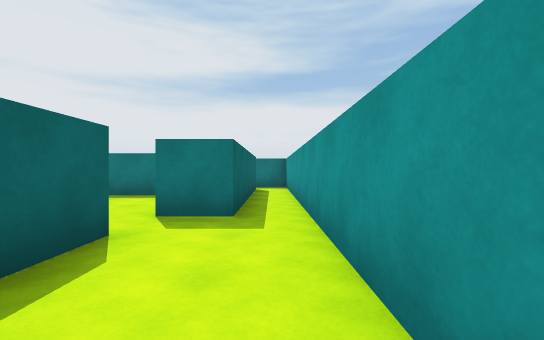
View 1 (above)

16 first-person views from a walk through a scene from a Unity 3-D project. The camera is 1.2 m above the floor, looks level and sees 90° across. The floor is counted in squares, 2 m on a side. Each view is taken from the middle of a square. On the plan, view 1 faces up. The plan holds only what a view shows up to about 9 squares ahead; the rest is blank.

View 2
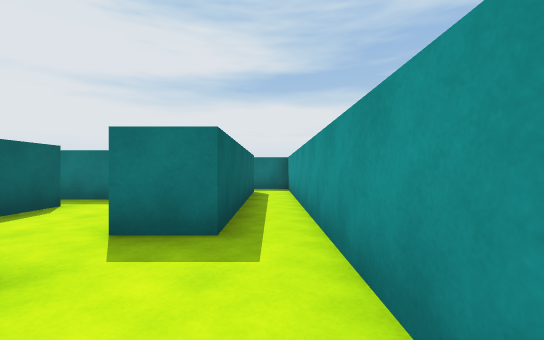

View 3
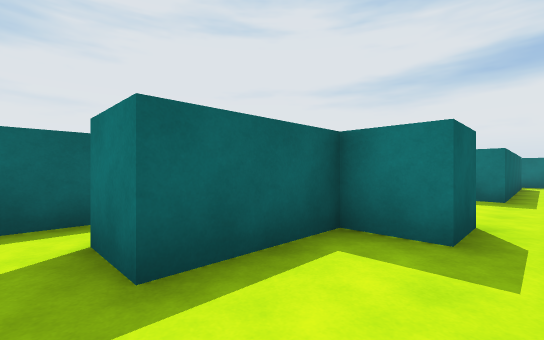

View 4
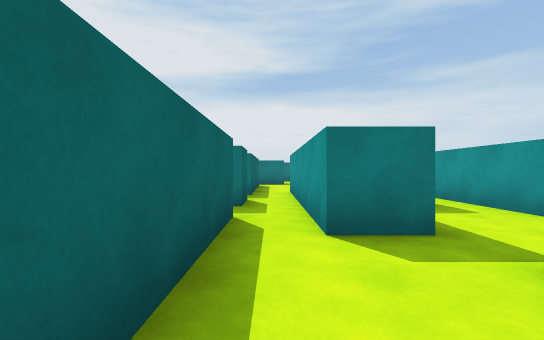

View 5
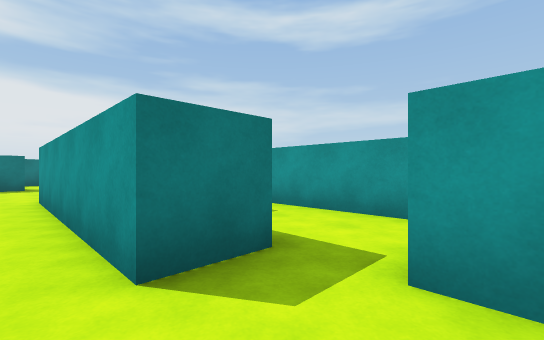

View 6
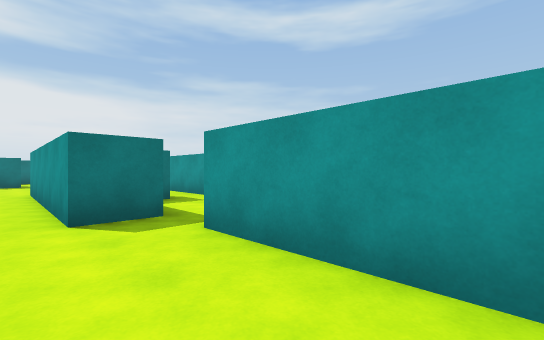

View 7
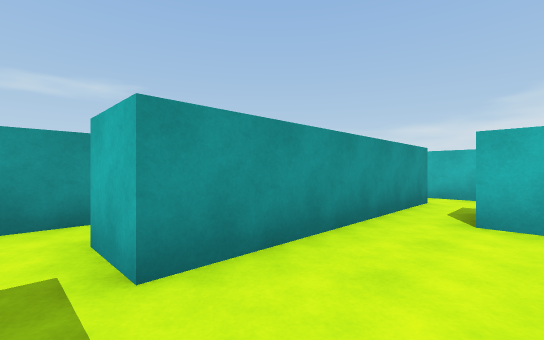

View 8
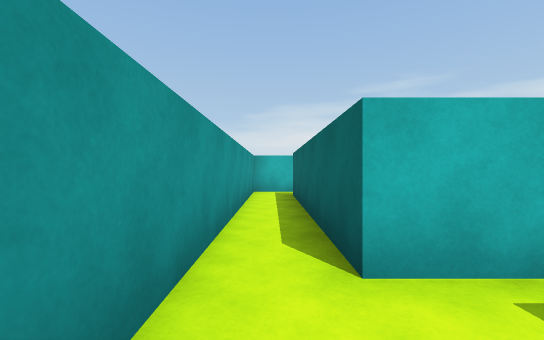

View 9
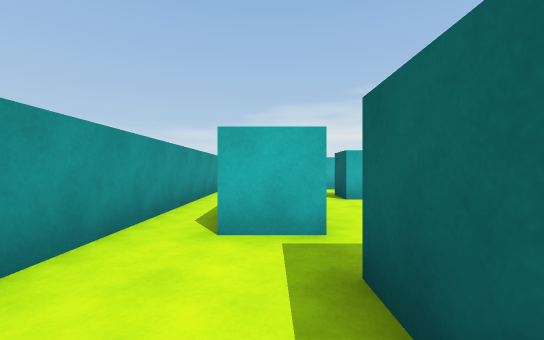

View 10
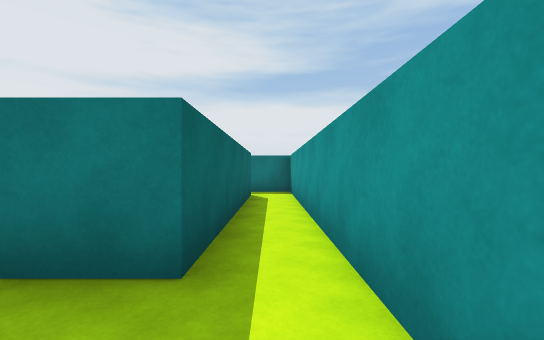

View 11
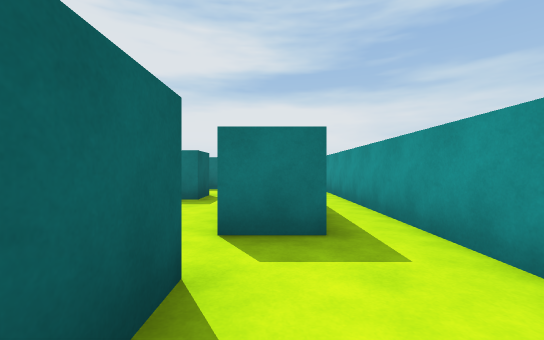

View 12
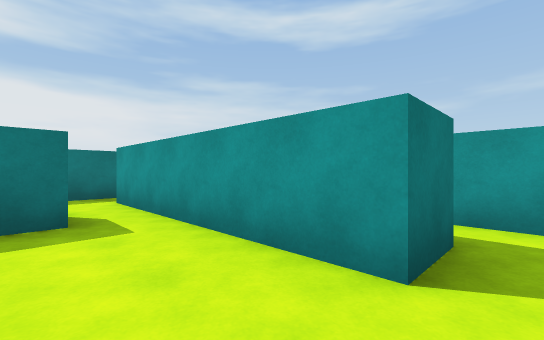

View 13
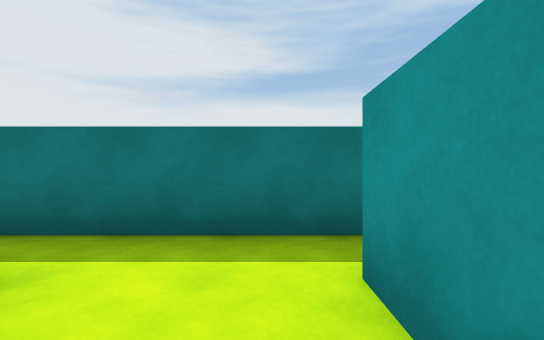

View 14
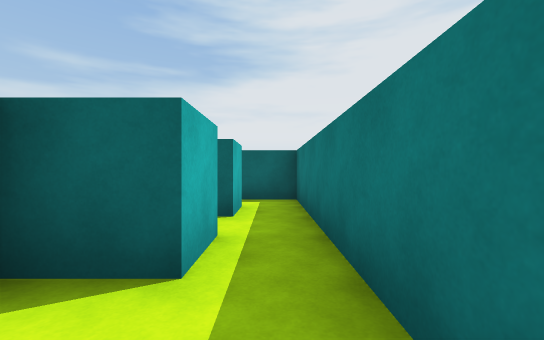

View 15
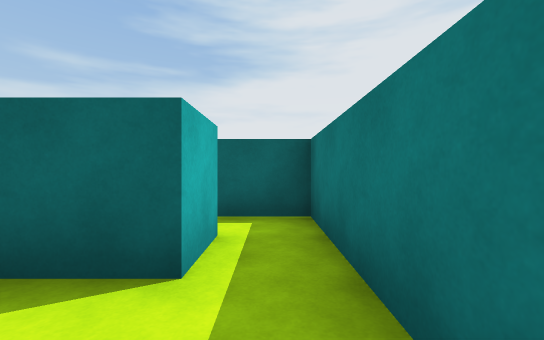

View 16
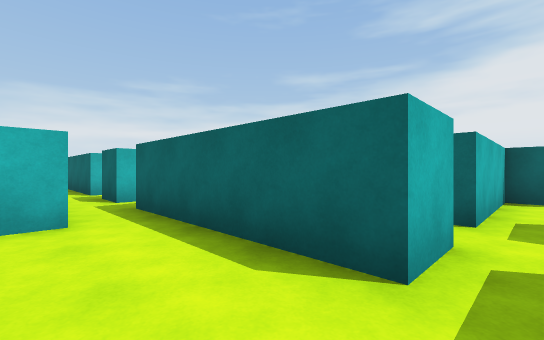

### Floor plan
Ten units are one square. View 1 is at (0, 0); x grows to the right and y downward. Boxes are objects, and circles mark ways between rooms. Rooms are numbered by the first view taken in them; rooms with no view inside come last. Other rooms are left out.
<svg viewBox="-90 -100 100 200">
<path fill="none" stroke="#000" d="M-15 35 -5 35 -5 85M-35 15 -35 35M-5 -5 -5 5 -15 5 -15 25 -25 25 -25 15M5 92 5 -5M-5 95 5 95M-15 -25 -15 -15M-35 -55 -35 -15M-25 -15 -25 -25 -20 -25M5 -5 5 -95 -15 -95M-5 -85 -5 -35 -15 -35 -15 -55M-30 65 -25 65 -25 75M-35 35 -35 45M-15 85 -15 35M-30 95 -5 95M-25 -75 -25 -65 -35 -65M-45 -85 -35 -85 -35 -75M-15 -95 -65 -95M-15 -55 -15 -85M-65 -85 -55 -85M-55 -85 -55 -75M-45 -55 -35 -55M-35 -65 -44 -65M-65 -55 -55 -55M-25 15 -25 -5M-35 -5 -35 5M-85 -60 -85 -55 -65 -55M-25 -5 -25 -15M-65 -95 -75 -95 -75 -82"/>
<circle cx="0" cy="0" r="3" fill="#2a7"/>
<circle cx="-10" cy="90" r="3" fill="#2a7"/>
<circle cx="-25" cy="45" r="3" fill="#2a7"/>
<circle cx="-30" cy="20" r="3" fill="#2a7"/>
<circle cx="-10" cy="-90" r="3" fill="#2a7"/>
<circle cx="-25" cy="-45" r="3" fill="#2a7"/>
<circle cx="-30" cy="-20" r="3" fill="#2a7"/>
<circle cx="-40" cy="-60" r="3" fill="#2a7"/>
<circle cx="-50" cy="-75" r="3" fill="#2a7"/>
<circle cx="-60" cy="-90" r="3" fill="#2a7"/>
<circle cx="-60" cy="-60" r="3" fill="#2a7"/>
<circle cx="-30" cy="0" r="3" fill="#2a7"/>
<circle cx="-70" cy="-80" r="3" fill="#2a7"/>
<text x="-10" y="30">1</text>
<text x="-20" y="-40">2</text>
<text x="-30" y="60">3</text>
<text x="-30" y="-80">4</text>
<text x="-50" y="-70">5</text>
<text x="-30" y="10">6</text>
<text x="-70" y="-70">7</text>
<text x="-40" y="-10">8</text>
<text x="-70" y="-90">9</text>
</svg>
Room 1 opens to room 2. Room 1 opens to room 3. Room 1 opens to room 6. Room 2 opens to room 4. Room 2 opens to room 8. Room 4 opens to room 5. Room 4 opens to room 9. Room 5 opens to room 7. Room 6 opens to room 8. Room 7 opens to room 9.

Where each view was taken, in squares from view 1:
view 1: 0 up, 0 right, facing up
view 2: 1 up, 0 right, facing up
view 3: 3 down, 0 right, facing up-left
view 4: 5 down, 3 left, facing up
view 5: 4 down, 3 left, facing up-right
view 6: 6 down, 3 left, facing up-right
view 7: 3 down, 3 left, facing down-right
view 8: 2 down, 0 right, facing down
view 9: 1 down, 1 left, facing down
view 10: 2 up, 0 right, facing up
view 11: 1 up, 1 left, facing up
view 12: 3 up, 3 left, facing up-right
view 13: 7 up, 2 left, facing up
view 14: 9 up, 2 left, facing left
view 15: 9 up, 4 left, facing left
view 16: 6 up, 2 left, facing down-left
